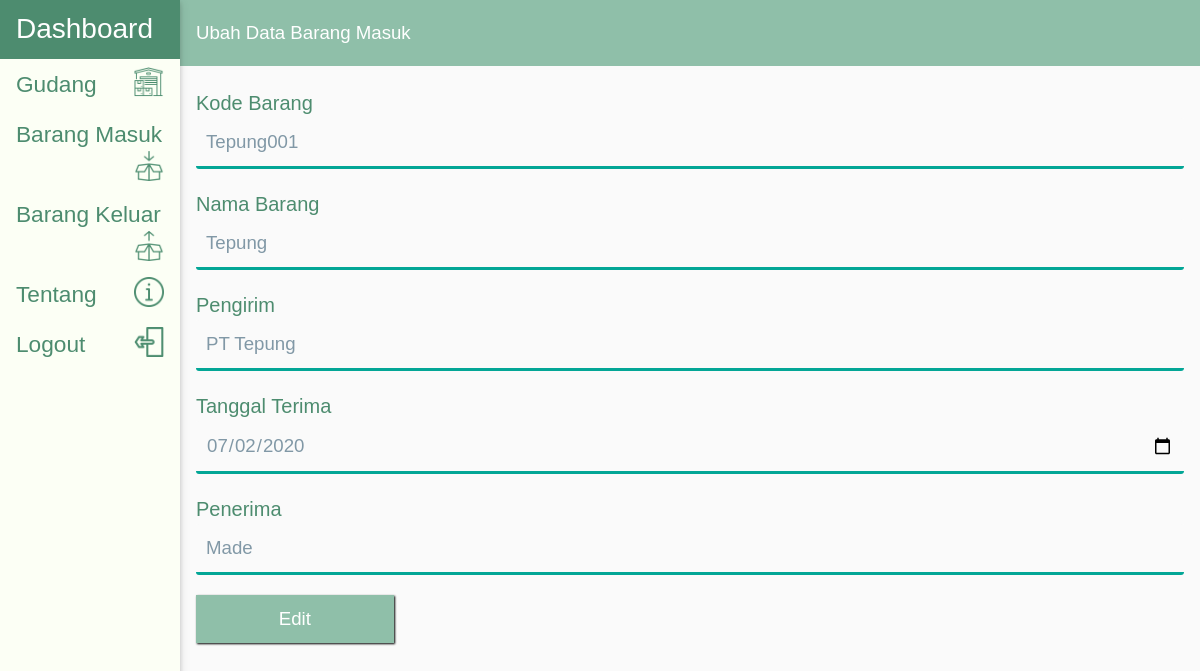
The app's page /edit.php?id=14 (signed in) with its own data.
### tables this page shows
CREATE TABLE `barang_masuk` (
  `id` int(11) NOT NULL,
  `kode_barang` varchar(20) NOT NULL,
  `nama_barang` varchar(50) NOT NULL,
  `pengirim` varchar(50) NOT NULL,
  `tanggal_terima` date NOT NULL,
  `penerima` varchar(50) NOT NULL
);

### function.php (called while the page is built, shortened)
<?php
$koneksi = mysqli_connect("localhost","root","","db_gudang");
function query($query){
	global $koneksi;
	$res = mysqli_query($koneksi, $query);
	$rows = [];
	while($row = mysqli_fetch_assoc($res)){
		$rows[] = $row;
	}
	return $rows;
}
?>

### edit.php (the view, shortened to what this page needs)
<?php
include 'function.php';
$id=$_GET["id"];
$data= query("SELECT * FROM barang_masuk WHERE id = $id")[0];
?>
<!DOCTYPE html>
<html>
<head>
	<link rel="stylesheet" type="text/css" href="css/w3.css">
	<link rel="stylesheet" type="text/css" href="css/form.css">
	<link rel="stylesheet" type="text/css" href="css/side.css">
</head>
<body style="font-family: sans-serif;">
	<div class="w3-sidebar w3-bar-block w3-card" id="side">
	  	<a href="index.php" class="w3-bar-item" id="dashboard">Dashboard</a>
  		<a href="gudang.php" class="w3-bar-item w3-button" id="sidelink">Gudang<img src="icon/gudang2.png" class="iconside"></a>
		<a href="barangmasuk.php" class="w3-bar-item w3-button" id="sidelink">Barang Masuk<img src="icon/masuk2.png" class="iconside"></a>
		<a href="barangkeluar.php" class="w3-bar-item w3-button" id="sidelink">Barang Keluar<img src="icon/keluar2.png" class="iconside"></a>
		<a href="tentang.php" class="w3-bar-item w3-button" id="sidelink">Tentang<img src="icon/info2.png" class="iconside"></a>
		<a href="logout.php" class="w3-bar-item w3-button" id="sidelink" onclick = "return confirm('Anda Yakin Ingin Keluar?');">Logout<img src="icon/logout.png" class="iconside"></a>
	</div>
	<div style="margin-left:15%">
		<div class="w3-container" id="titlebar">
		<p>Ubah Data Barang Masuk</p>
		</div>
	<div class="w3-container">
			<div class="form">
		<form action="" method="POST">
		<br>
		<label class="label">Kode Barang</label>
		<input type="text" name="kode_barang" id="kode" required="" class="forminput" value="<?php echo $data["kode_barang"] ?>" autocomplete="off">
		<label class="label">Nama Barang</label>
		<input type="text" name="nama_barang" id="nama" required="" class="forminput" value="<?php echo $data["nama_barang"] ?>" autocomplete="off">
		<label class="label">Pengirim</label>
		<input type="text" name="pengirim" id="jml" required="" class="forminput" value="<?php echo $data["pengirim"] ?>" autocomplete="off">
		<label class="label">Tanggal Terima</label>
		<input type="date" name="tanggal_terima" id="satuan" required="" class="forminput" value="<?php echo $data["tanggal_terima"] ?>" autocomplete="off">
		<label class="label">Penerima</label>
		<input type="text" name="penerima" id="penerima" required="" class="forminput" value="<?php echo $data["penerima"] ?>" autocomplete="off">
		<input type="submit" name="edit" value="Edit" class="tomboltambah">
	</form>
	</div>
	</div>
	</div>
</body>
</html>

### css/w3.css (style rules this page uses)
*,*:before,*:after { box-sizing:inherit }
html { -ms-text-size-adjust:100%;-webkit-text-size-adjust:100% }
body { margin:0 }
a { background-color:transparent }
img { border-style:none }
button,input,select,textarea,optgroup { font:inherit;margin:0 }
button,input { overflow:visible }
button,[type=button],[type=reset],[type=submit] { -webkit-appearance:button }
html,body { font-family:Verdana,sans-serif;font-size:15px;line-height:1.5 }
html { overflow-x:hidden }
img { vertical-align:middle }
a { color:inherit }
.w3-btn,.w3-button { border:none;display:inline-block;padding:8px 16px;vertical-align:middle;overflow:hidden;text-decoration:none;color:inherit;background-color:inherit;text-align:center;cursor:pointer;white-space:nowrap }
.w3-btn,.w3-button { -webkit-touch-callout:none;-webkit-user-select:none;-khtml-user-select:none;-moz-user-select:none;-ms-user-select:none;user-select:none }
.w3-sidebar { height:100%;width:200px;background-color:#fff;position:fixed!important;z-index:1;overflow:auto }
.w3-bar-block .w3-bar-item { width:100%;display:block;padding:8px 16px;text-align:left;border:none;white-space:normal;float:none;outline:0 }
.w3-container:after,.w3-container:before,.w3-panel:after,.w3-panel:before,.w3-row:after,.w3-row:before,.w3-row-padding:after,.w3-row-padding:before, .w3-cell-row:before,.w3-cell-row:after,.w3-clear:after,.w3-clear:before,.w3-bar:before,.w3-bar:after { content:"";display:table;clear:both }
.w3-container,.w3-panel { padding:0.01em 16px }
.w3-card,.w3-card-2 { box-shadow:0 2px 5px 0 rgba(0,0,0,0.16),0 2px 10px 0 rgba(0,0,0,0.12) }

### css/form.css (style rules this page uses)
.label { font-size: 15pt; color: #4D8C6F; }
.forminput { box-sizing : border-box; width: 100%; padding: 10px; font-size: 14pt; margin-bottom: 20px; color: #8198A6; border-top: none; border-right: none; border-left: none; border-bottom: 3px solid #03A696; border-radius: 3px; background-color: #FAFAFA; outline: none; }
.tomboltambah { background: #8FBFA9; font-size: 14pt; padding: 10px 20px; cursor: pointer; color: #FFFFFF; text-decoration: none; width: 20%; border: none; box-shadow: 1px 1px 2px #000; margin-right: 10px; }

### css/side.css (style rules this page uses)
body { font-family: sans-serif; background: #FAFAFA; }
#side { width:15%; background-color: #FCFFF5; }
#dashboard { height: 7.4%; background-color: #4D8C6F; text-decoration: none; font-size: 21pt; color: #FFFFFF; }
#sidelink { font-size: 17pt; color: #4D8C6F; display: inline-block; }
#titlebar { font-size: 14pt; color: #FFFFFF; background-color:#8FBFA9; }
.iconside { float: right; width: 30px; }

### records on screen
barang_masuk: kode_barang "Tepung001", nama_barang "Tepung", pengirim "PT Tepung", tanggal_terima "07/02/2020", penerima "Made"
